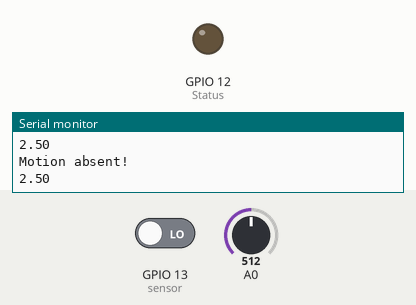
Recording of a sketch running on a simulated ESP8266 (NodeMCU). On the bench: output pins drawn as LEDs (lit = HIGH), the last lines printed to the serial monitor. The inputs (shaded band) are chosen by the test bench; at power-on: GPIO 13 (sensor) LOW, A0 = 512.

Above: at 1.8 s.
1.9 s: GPIO 13 (sensor) driven HIGH
At 3.8 s:
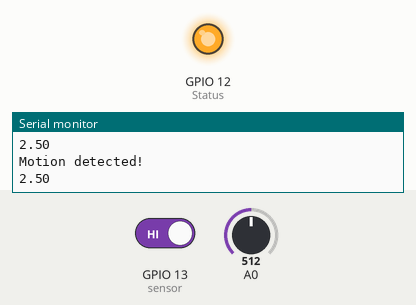
4.5 s: GPIO 13 (sensor) driven LOW
At 7.4 s:
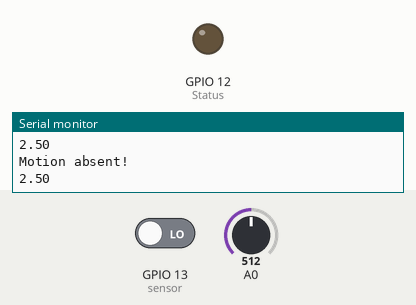
Timing chart, 0 to 8.9 s (numbered marks = the images above; inputs shaded):
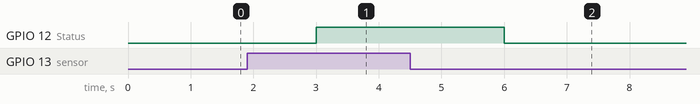

The sketch:

LDR.ino
```cpp
//This Program is used to Detect the LDR
int Status = 12;
int sensor = 13;
void setup() {
 Serial.begin(9600);
  pinMode(sensor, INPUT);
  pinMode(Status, OUTPUT);
}
void loop() {
  int sensorValue = analogRead(A0);
  float voltage = sensorValue * (5.0 / 1023.0);
  Serial.println(voltage);

    long state = digitalRead(sensor);
  delay(1000);
    if(state == HIGH){
      digitalWrite (Status, HIGH);
      Serial.println("Motion detected!");
    }
    else {
      digitalWrite (Status, LOW);
      Serial.println("Motion absent!");
      }
}
```

Measured:
- after the input at 1.9 s, GPIO 12 (Status): LOW → HIGH after 1.1 s
- after the input at 4.5 s, GPIO 12 (Status): HIGH → LOW after 1.5 s
